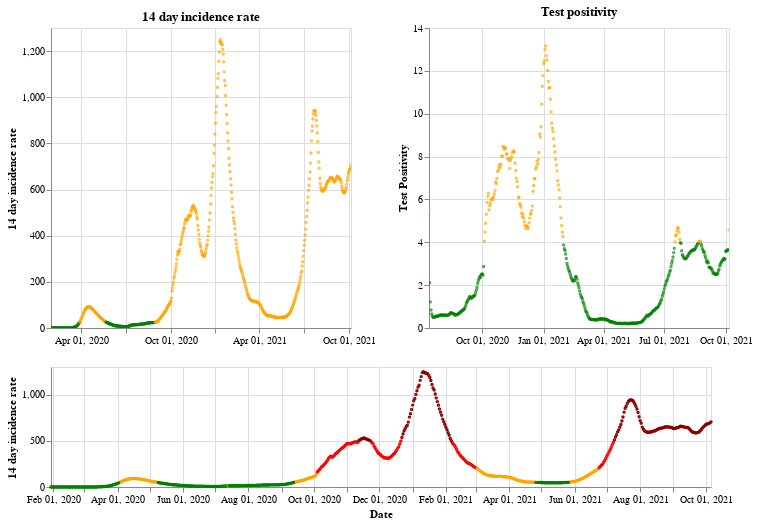

Notebook code for this chart:
### Markdown cell above
## England

### Code cell
plot_traffic_light('England')

### Figure 1 — Vega-Lite specification as saved in the notebook (floating-point values rounded to 4 significant figures; data arrays with more than 128 entries replaced by an {"elided": "..."} marker saying what was removed)
{"config": {"view": {"continuousWidth": 400, "continuousHeight": 300}}, "vconcat": [{"hconcat": [{"mark": {"type": "point", "size": 2}, "encoding": {"color": {"condition": {"value": "green", "test": "(datum.twoWeeklyCasesRate <= 25)"}, "value": "orange"}, "tooltip": [{"type": "nominal", "field": "areaName"}, {"type": "temporal", "field": "date"}, {"type": "quantitative", "field": "twoWeeklyCasesRate"}, {"type": "quantitative", "field": "testPositivity"}], "x": {"type": "temporal", "axis": {"title": ""}, "field": "date", "scale": {"domain": {"selection": "DateBrush"}}, "timeUnit": "yearmonthdate"}, "y": {"type": "quantitative", "axis": {"title": "14 day incidence rate"}, "field": "twoWeeklyCasesRate"}}, "title": "14 day incidence rate", "width": 300}, {"mark": {"type": "point", "size": 2}, "encoding": {"color": {"condition": {"value": "green", "test": "(datum.testPositivity <= 4)"}, "value": "orange"}, "tooltip": [{"type": "nominal", "field": "areaName"}, {"type": "temporal", "field": "date"}, {"type": "quantitative", "field": "twoWeeklyCasesRate"}, {"type": "quantitative", "field": "testPositivity"}], "x": {"type": "temporal", "axis": {"title": ""}, "field": "date", "scale": {"domain": {"selection": "DateBrush"}}, "timeUnit": "yearmonthdate"}, "y": {"type": "quantitative", "axis": {"title": "Test Positivity"}, "field": "testPositivity"}}, "title": "Test positivity", "width": 300}]}, {"layer": [{"mark": {"type": "point", "size": 2}, "encoding": {"color": {"condition": {"value": "orange", "test": "(((datum.testPositivity < 4) && (datum.twoWeeklyCasesRate >= 50)) && (datum.twoWeeklyCasesRate < 200))"}, "value": "red"}, "opacity": {"condition": {"value": 1, "test": "((datum.twoWeeklyCasesRate >= 50) && (datum.twoWeeklyCasesRate < 500))"}, "value": 0}, "tooltip": [{"type": "nominal", "field": "areaName"}, {"type": "temporal", "field": "date"}, {"type": "quantitative", "field": "twoWeeklyCasesRate"}, {"type": "quantitative", "field": "testPositivity"}], "x": {"type": "temporal", "axis": {"title": "Date"}, "field": "date", "timeUnit": "yearmonthdate"}, "y": {"type": "quantitative", "axis": {"title": "14 day incidence rate"}, "field": "twoWeeklyCasesRate"}}, "selection": {"DateBrush": {"type": "interval", "encodings": ["x"], "fields": ["Time"]}}}, {"mark": {"type": "point", "size": 2}, "encoding": {"color": {"value": "darkred"}, "opacity": {"condition": {"value": 1, "test": "(datum.twoWeeklyCasesRate >= 500)"}, "value": 0}, "tooltip": [{"type": "nominal", "field": "areaName"}, {"type": "temporal", "field": "date"}, {"type": "quantitative", "field": "twoWeeklyCasesRate"}, {"type": "quantitative", "field": "testPositivity"}], "x": {"type": "temporal", "axis": {"title": "Date"}, "field": "date", "timeUnit": "yearmonthdate"}, "y": {"type": "quantitative", "axis": {"title": "14 day incidence rate"}, "field": "twoWeeklyCasesRate"}}}, {"mark": {"type": "point", "size": 2}, "encoding": {"color": {"condition": {"value": "green", "test": "((datum.testPositivity < 4) && (datum.twoWeeklyCasesRate < 50))"}, "value": "orange"}, "opacity": {"condition": {"value": 1, "test": "(datum.twoWeeklyCasesRate < 50)"}, "value": 0}, "tooltip": [{"type": "nominal", "field": "areaName"}, {"type": "temporal", "field": "date"}, {"type": "quantitative", "field": "twoWeeklyCasesRate"}, {"type": "quantitative", "field": "testPositivity"}], "x": {"type": "temporal", "axis": {"title": "Date"}, "field": "date", "timeUnit": "yearmonthdate"}, "y": {"type": "quantitative", "axis": {"title": "14 day incidence rate"}, "field": "twoWeeklyCasesRate"}}}], "height": 120, "width": 660}], "data": {"name": "data-d8c517fe18f06187b69d3f2511323183"}, "$schema": "https://vega.github.io/schema/vega-lite/v4.8.1.json", "datasets": {"data-d8c517fe18f06187b69d3f2511323183": {"elided": "616 records"}}}
